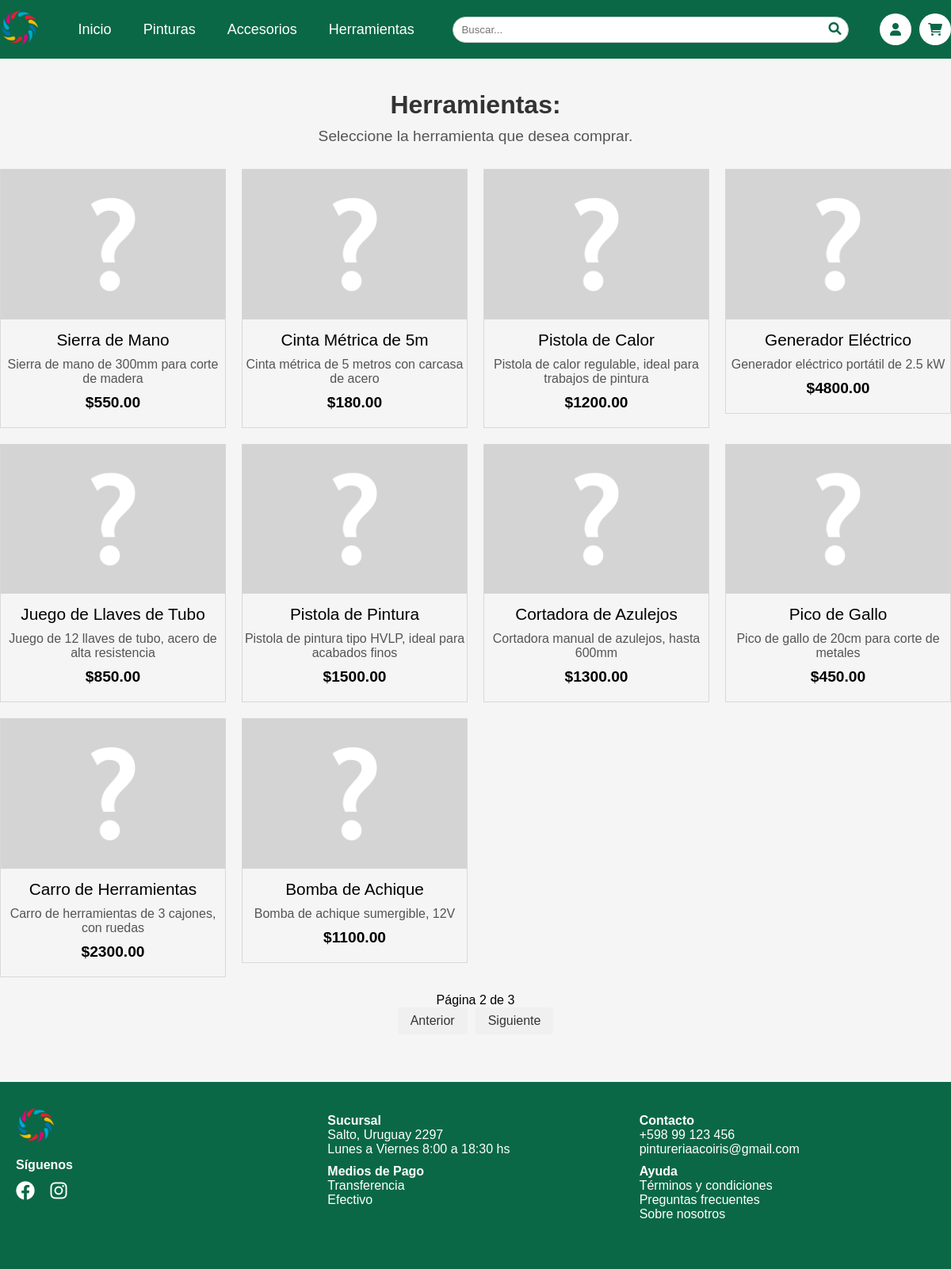
Page /tools.php?page=2 (signed in) on the committed database.
### tables this page shows
CREATE TABLE `productos` (
  `id_producto` int(11) NOT NULL,
  `imagen` varchar(100) DEFAULT 'assets/imgs/productos/none.png',
  `nombre` varchar(30) NOT NULL,
  `descripcion` text DEFAULT NULL,
  `precio` decimal(10,2) DEFAULT NULL,
  `stock_cantidad` int(11) DEFAULT NULL,
  `marca` varchar(20) DEFAULT NULL,
  `unidad` enum('Litro','Kg','Cantidad') NOT NULL,
  `fecha_ingreso` date DEFAULT NULL,
  `fecha_actualizacion` timestamp NOT NULL DEFAULT current_timestamp() ON UPDATE current_timestamp(),
  `id_proveedor` int(11) DEFAULT NULL,
  `mostrar` tinyint(1) DEFAULT 1
);

### codes/loadTools.php (the view, shortened to what this page needs)
<?php
include './database/database.php';
$toolsPerPage = 10;
$page = isset($_GET['page']) ? (int)$_GET['page'] : 1;
$offset = ($page - 1) * $toolsPerPage;
$query = "SELECT p.id_producto, p.imagen, p.nombre, p.descripcion, p.precio
          FROM Productos p
          INNER JOIN MiniFerreteria mf ON p.id_producto = mf.id_producto
          WHERE p.mostrar = 1
          LIMIT ? OFFSET ?";
$stmt = $conn->prepare($query);
$stmt->bind_param("ii", $toolsPerPage, $offset);
$stmt->execute();
$result = $stmt->get_result();
if ($result->num_rows > 0) {
    echo '<div class="gallery">';
    while ($row = $result->fetch_assoc()) {
        echo '<a href="buyProduct.php?id_producto=' . $row['id_producto'] . '" class="tool-type-link">';
        echo '<div class="tool">';
        echo '<img src="' . $row['imagen'] . '" alt="' . $row['descripcion'] . '">';
        echo '<p class="product-name">' . $row['nombre'] . '</p>';
        echo '<p class="product-description">' . $row['descripcion'] . '</p>';
        echo '<p class="product-price">$' . $row['precio'] . '</p>';
        echo '</div>';
        echo '</a>';
    }
    echo '</div>';
    $countQuery = "SELECT COUNT(*) AS total FROM Productos p
                   INNER JOIN MiniFerreteria mf ON p.id_producto = mf.id_producto
                   WHERE p.mostrar = 1";
    $countResult = $conn->query($countQuery);
    $totalRows = $countResult->fetch_assoc()['total'];
    $totalPages = ceil($totalRows / $toolsPerPage);
    echo '<div class="pagination">';
    echo '<span>Página ' . $page . ' de ' . $totalPages . '</span><br>';
    if ($page > 1) {
        echo '<a href="?page=' . ($page - 1) . '">Anterior</a>';
    }
    if ($page < $totalPages) {
        echo '<a href="?page=' . ($page + 1) . '">Siguiente</a>';
    }
    echo '</div>';
} else {
    echo "No se encontraron herramientas.";
}

### css/toolsStyles.css (style rules this page uses)
* { padding: 0; margin: 0; }
body { font-family: sans-serif; }
.gallery { display: grid; grid-template-columns: repeat(4, 1fr); gap: 20px; max-width: 1200px; margin: 0 auto; }
.tool { text-decoration: none; background-color: none; border: 1px solid #d8d8d8; text-align: center; cursor: pointer; }
.tool img { max-width: 100%; }
.product-name { margin: 10px 0; font-size: 1.3rem; color: #000; }
.product-description { font-size: 1rem; margin: 10px 0; color: #555; }
.product-price { font-size: 1.2rem; font-weight: bold; margin-bottom: 20px; color: #000; }
a { text-decoration: none; }
.pagination { text-align: center; margin: 20px 0; }
.pagination a { display: inline-block; padding: 8px 16px; margin: 0 5px; text-decoration: none; color: #333; background-color: #f0f0f0; border-radius: 4px; }

### css/header.css (style rules this page uses)
* { padding: 0; margin: 0; box-sizing: border-box; }
body { font-family: sans-serif; overflow-y: auto; }

### css/footer.css (style rules this page uses)
* { padding: 0; margin: 0; box-sizing: border-box; }
body { font-family: sans-serif; overflow-y: auto; }

### rows in the picture
productos: imagen (placeholder picture), nombre "Sierra de Mano", descripcion "Sierra de mano de 300mm para corte de madera", precio "550.00"
productos: imagen (placeholder picture), nombre "Cinta Métrica de 5m", descripcion "Cinta métrica de 5 metros con carcasa de acero", precio "180.00"
productos: imagen (placeholder picture), nombre "Pistola de Calor", descripcion "Pistola de calor regulable, ideal para trabajos de pintura", precio "1200.00"
productos: imagen (placeholder picture), nombre "Generador Eléctrico", descripcion "Generador eléctrico portátil de 2.5 kW", precio "4800.00"
productos: imagen (placeholder picture), nombre "Juego de Llaves de Tubo", descripcion "Juego de 12 llaves de tubo, acero de alta resistencia", precio "850.00"
productos: imagen (placeholder picture), nombre "Pistola de Pintura", descripcion "Pistola de pintura tipo HVLP, ideal para acabados finos", precio "1500.00"
productos: imagen (placeholder picture), nombre "Cortadora de Azulejos", descripcion "Cortadora manual de azulejos, hasta 600mm", precio "1300.00"
productos: imagen (placeholder picture), nombre "Pico de Gallo", descripcion "Pico de gallo de 20cm para corte de metales", precio "450.00"
productos: imagen (placeholder picture), nombre "Carro de Herramientas", descripcion "Carro de herramientas de 3 cajones, con ruedas", precio "2300.00"
productos: imagen (placeholder picture), nombre "Bomba de Achique", descripcion "Bomba de achique sumergible, 12V", precio "1100.00"

### other values in the picture
$page "2"
$totalPages "3"
